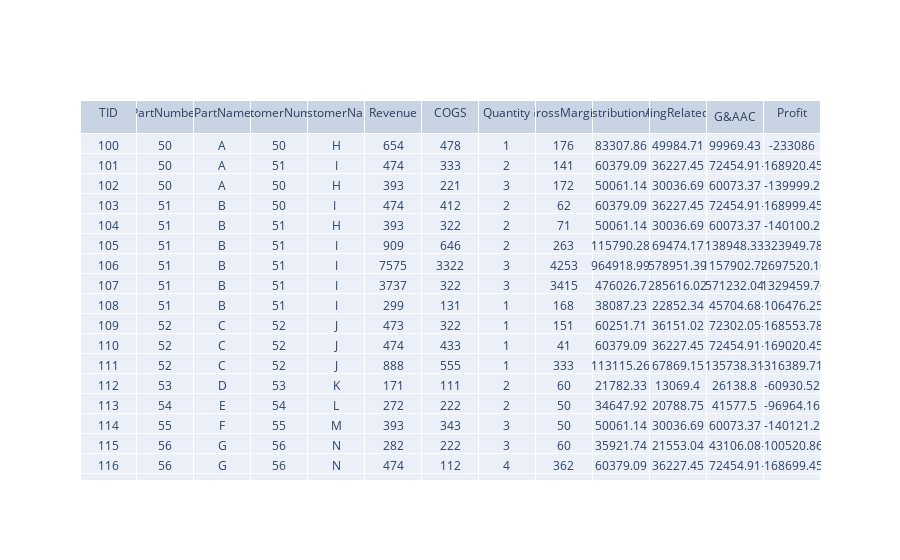

The notebook cell this image was saved under:
### Code cell
fig = go.Figure(data=[go.Table(header=dict(values=list(testtable.columns)),
                 cells=dict(values=round(testtable,2).transpose()))
                     ])
fig.show()

### Figure 1 — Plotly figure (JSON) as saved in the notebook; plotly's stock layout.template omitted (floating-point values rounded to 4 significant figures; data arrays with more than 128 entries replaced by an {"elided": "..."} marker saying what was removed)
{"data": [{"cells": {"values": {"elided": "13x19 mixed values"}}, "header": {"values": ["TID", "PartNumber", "PartName", "CustomerNumber", "CustomerName", "Revenue", "COGS", "Quantity", "GrossMargin", "DistributionAC", "SellingRelatedAC", "G&AAC", "Profit"]}, "type": "table"}], "layout": {}}
